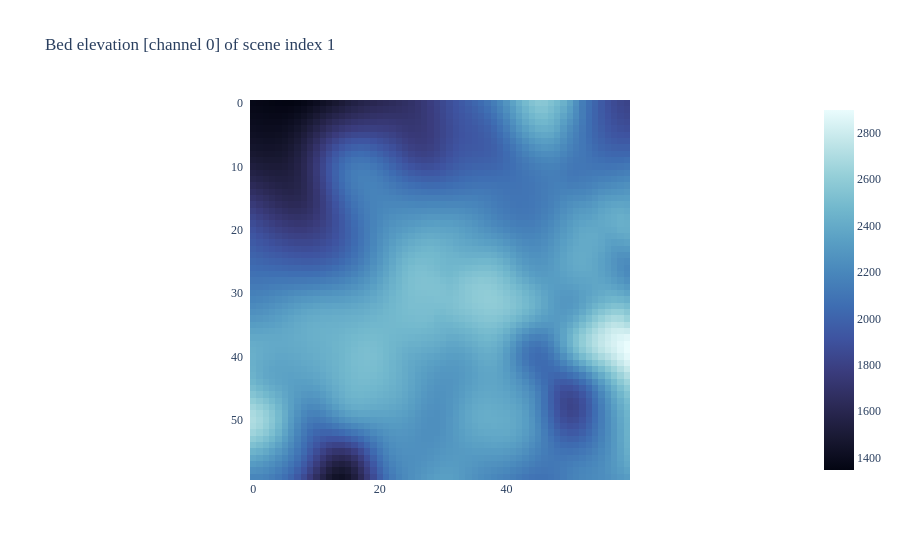

Source (notebook cell):
### Code cell
fig = px.imshow(up_nb_mean[4, :, :, :, :].squeeze(), 
                # color_continuous_scale = 'Viridis',
                # color_continuous_scale = 'algae',
                color_continuous_scale = 'ice',
                # DEFAULT for matrices: only tensor because of conversion
                origin = "upper", title = "Bed elevation [channel 0] of scene index 1")

fig.update_layout(font_family = "Times New Roman")
fig.update_yaxes(ticksuffix = "  ")

fig.show()

### Figure 1 — Plotly figure (JSON) as saved in the notebook; plotly's stock layout.template omitted (floating-point values rounded to 4 significant figures; data arrays with more than 128 entries replaced by an {"elided": "..."} marker saying what was removed)
{"data": [{"coloraxis": "coloraxis", "hovertemplate": "x: %{x}<br>y: %{y}<br>color: %{z}<extra></extra>", "name": "0", "type": "heatmap", "xaxis": "x", "yaxis": "y", "z": {"elided": "60x60 float values"}}], "layout": {"coloraxis": {"colorscale": [[0, "rgb(3, 5, 18)"], [0.09091, "rgb(25, 25, 51)"], [0.1818, "rgb(44, 42, 87)"], [0.2727, "rgb(58, 60, 125)"], [0.3636, "rgb(62, 83, 160)"], [0.4545, "rgb(62, 109, 178)"], [0.5455, "rgb(72, 134, 187)"], [0.6364, "rgb(89, 159, 196)"], [0.7273, "rgb(114, 184, 205)"], [0.8182, "rgb(149, 207, 216)"], [0.9091, "rgb(192, 229, 232)"], [1, "rgb(234, 252, 253)"]]}, "font": {"family": "Times New Roman"}, "title": {"text": "Bed elevation [channel 0] of scene index 1"}, "xaxis": {"anchor": "y", "constrain": "domain", "domain": [0, 1], "scaleanchor": "y"}, "yaxis": {"anchor": "x", "autorange": "reversed", "constrain": "domain", "domain": [0, 1], "ticksuffix": "  "}}}
